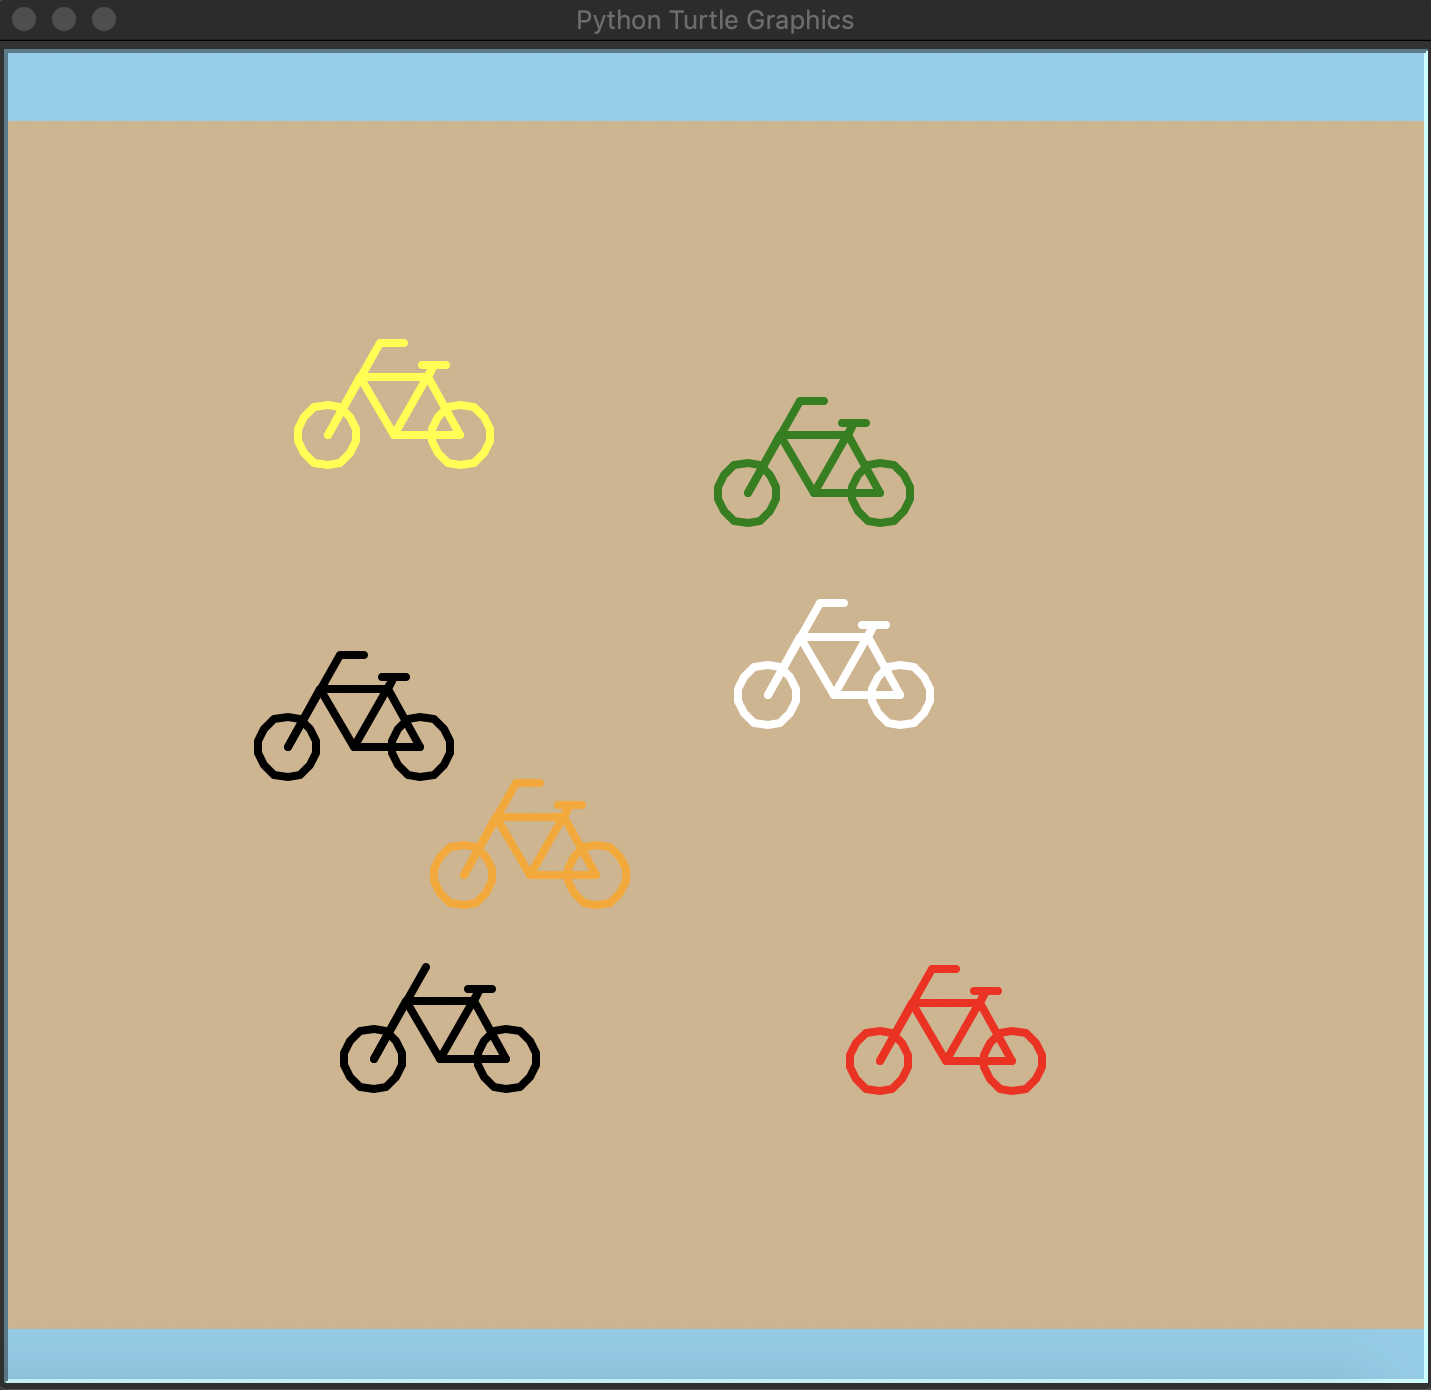

This figure's Python source:
import turtle
import random

def drawBike(x, y, color):
    turtle.color(color)
    turtle.penup()
    turtle.setposition(x, y)
    turtle.setheading(60)
    turtle.pendown()
    turtle.forward(120/3)
    turtle.right(60)
    turtle.forward(35/6)
    turtle.back(35/3)
    turtle.forward(35/6)
    turtle.right(120)
    turtle.forward(20/3)
    turtle.left(60)
    turtle.forward(100/3)

    #First wheel
    turtle.right(30)
    turtle.penup()
    turtle.forward(45/3)
    turtle.left(90)
    turtle.pendown()
    turtle.circle(45/3)
    turtle.penup()
    turtle.right(90)
    turtle.back(45/3)
    turtle.left(30)
    turtle.pendown()

    turtle.right(120)
    turtle.forward(100/3)
    turtle.right(60)
    turtle.forward(100/3)
    turtle.right(120)
    turtle.forward(100/3)
    turtle.back(100/3)
    turtle.left(60)
    turtle.back(100/3)

    #Second wheel
    turtle.right(150)
    turtle.penup()
    turtle.forward(45/3)
    turtle.left(90)
    turtle.pendown()
    turtle.circle(45/3)
    turtle.penup()
    turtle.right(90)
    turtle.back(45/3)
    turtle.left(150)
    turtle.pendown()

    turtle.forward(160/3)
    turtle.right(60)
    turtle.forward(35/3)
    
    turtle.penup()
    turtle.setposition(x, y-50)
    #turtle.write(name, align='center', font=('Arial', 25, 'normal'))

def setup():
    turtle.bgcolor("sky blue")
    turtle.pen(speed=0)
    turtle.pensize(4)
    turtle.hideturtle()
    turtle.color('tan')
    turtle.penup()
    turtle.setposition(-1000, -300)
    turtle.pendown()
    turtle.begin_fill()
    turtle.forward(2000)
    turtle.left(90)
    turtle.forward(600)
    turtle.left(90)
    turtle.forward(2000)
    turtle.left(90)
    turtle.forward(600)
    turtle.end_fill()
def clicked(x, y): #Click handler

    #Print location of the click
    print("Clicked ", x, " ", y)

    #Draw a bike at the location 
    colors = [ 'blue', 'red', 'green', 'cyan', 'purple', 'orange', 'black', 'white', 'yellow', 'pink']
    print(len(colors))
    drawBike(x, y, colors[random.randint(0, len(colors)-1)])





#Setup the screen and the turtle
setup()

#Start listening for left-clicks and call clicked(x, y)
turtle.onscreenclick(clicked)
turtle.done()
